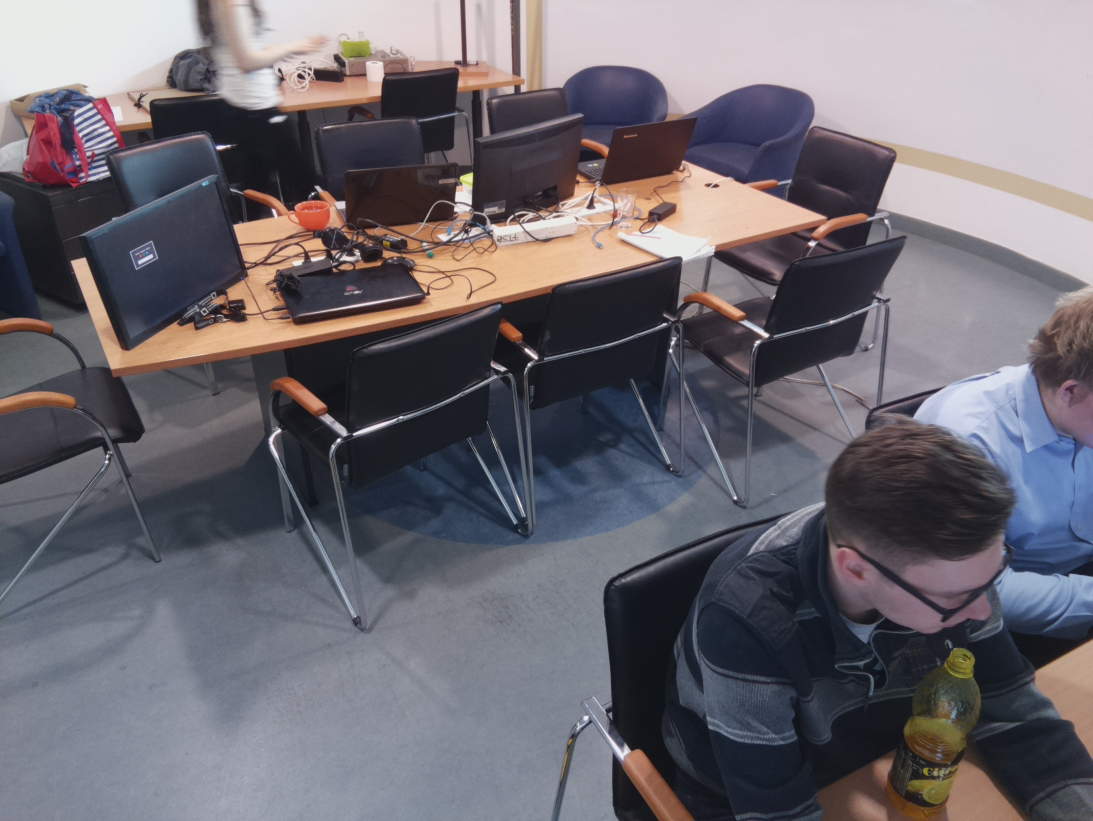
//> input picture Source/occupancy-cv/cv-motion/test/foo2.jpg, 1093 x 821 px
$ ./main   (built with g++ and OpenCV 4)
//> lines starting //> are read from the running program, lines starting //| are printed output that depends on the picture; after the words box and inside, x2 and y2 are one past the last pixel; in counts of white or black regions, pixels touching at a corner belong together
#include <iostream>
#include <vector>
#include <random>

#include <opencv2/opencv.hpp>
#include <opencv2/bgsegm.hpp>

int main() {
    std::random_device r;
    std::default_random_engine e1(r());
    std::uniform_int_distribution<int> ud(0, 255);

    // ---------------------------------------------------

    std::vector<cv::CascadeClassifier> detectors;

    // [4 lines of commented-out code are left out]
    detectors.emplace_back(cv::CascadeClassifier("cascade/haarcascade_frontalface_alt.xml"));
    detectors.emplace_back(cv::CascadeClassifier("cascade/haarcascade_frontalface_alt2.xml"));
    detectors.emplace_back(cv::CascadeClassifier("cascade/haarcascade_frontalface_alt_tree.xml"));
    detectors.emplace_back(cv::CascadeClassifier("cascade/haarcascade_frontalface_default.xml"));
    //detectors.emplace_back(cv::CascadeClassifier("cascade/haarcascade_fullbody.xml"));
    //detectors.emplace_back(cv::CascadeClassifier("cascade/haarcascade_lefteye_2splits.xml"));
    //detectors.emplace_back(cv::CascadeClassifier("cascade/haarcascade_lowerbody.xml"));
    detectors.emplace_back(cv::CascadeClassifier("cascade/haarcascade_profileface.xml"));
    //detectors.emplace_back(cv::CascadeClassifier("cascade/haarcascade_righteye_2splits.xml"));
    //detectors.emplace_back(cv::CascadeClassifier("cascade/haarcascade_smile.xml"));
    detectors.emplace_back(cv::CascadeClassifier("cascade/haarcascade_upperbody.xml"));
    detectors.emplace_back(cv::CascadeClassifier("cascade/lbpcascade_profileface.xml"));

    // [7 lines of commented-out code are left out]

    cv::Mat frame = cv::imread("test/foo2.jpg");
//> frame is the input picture: 821 rows x 1093 cols, CV_8UC3; mean B, G, R 112.3, 105, 109.1
    //cv::resize(frame, frame, cv::Size(), 0.5, 0.5);

    //while(vid.read(frame)) {
        cv::Mat gray;
        cv::cvtColor(frame, gray, cv::COLOR_BGR2GRAY);
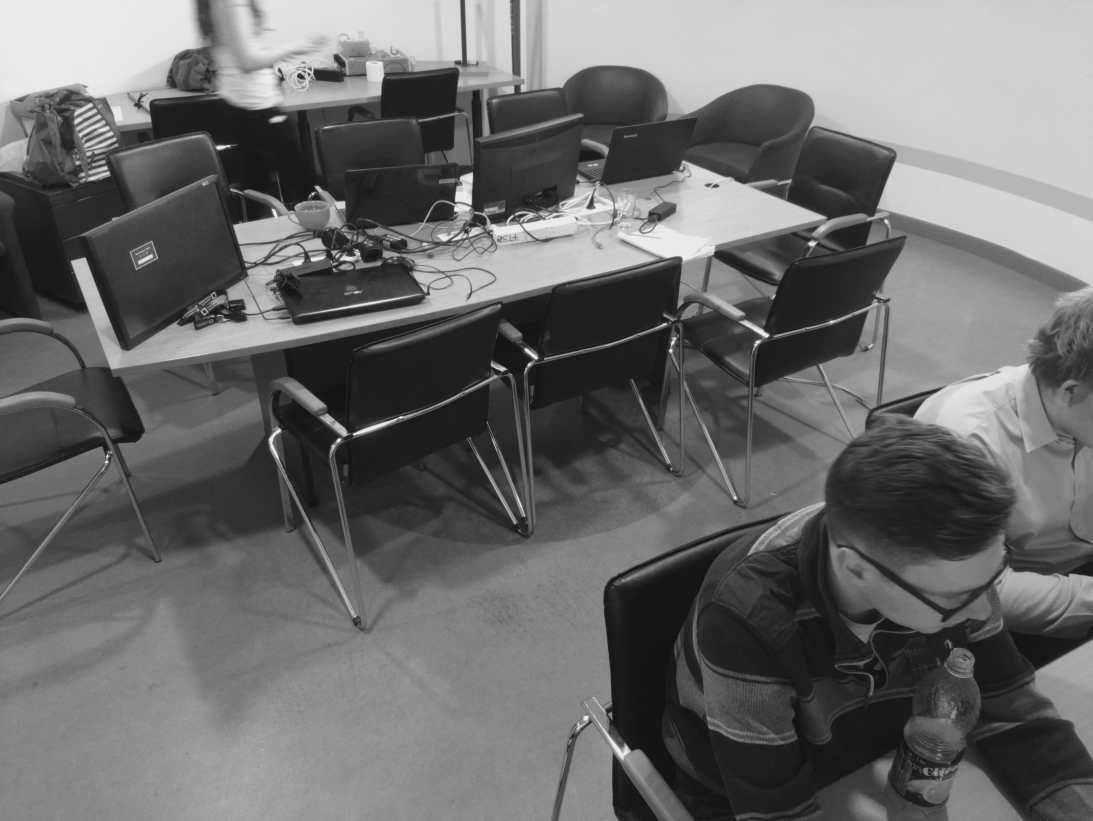
//> gray: 821 rows x 1093 cols, CV_8UC1; min 17, max 235, mean 107.1
        cv::equalizeHist(gray, gray);
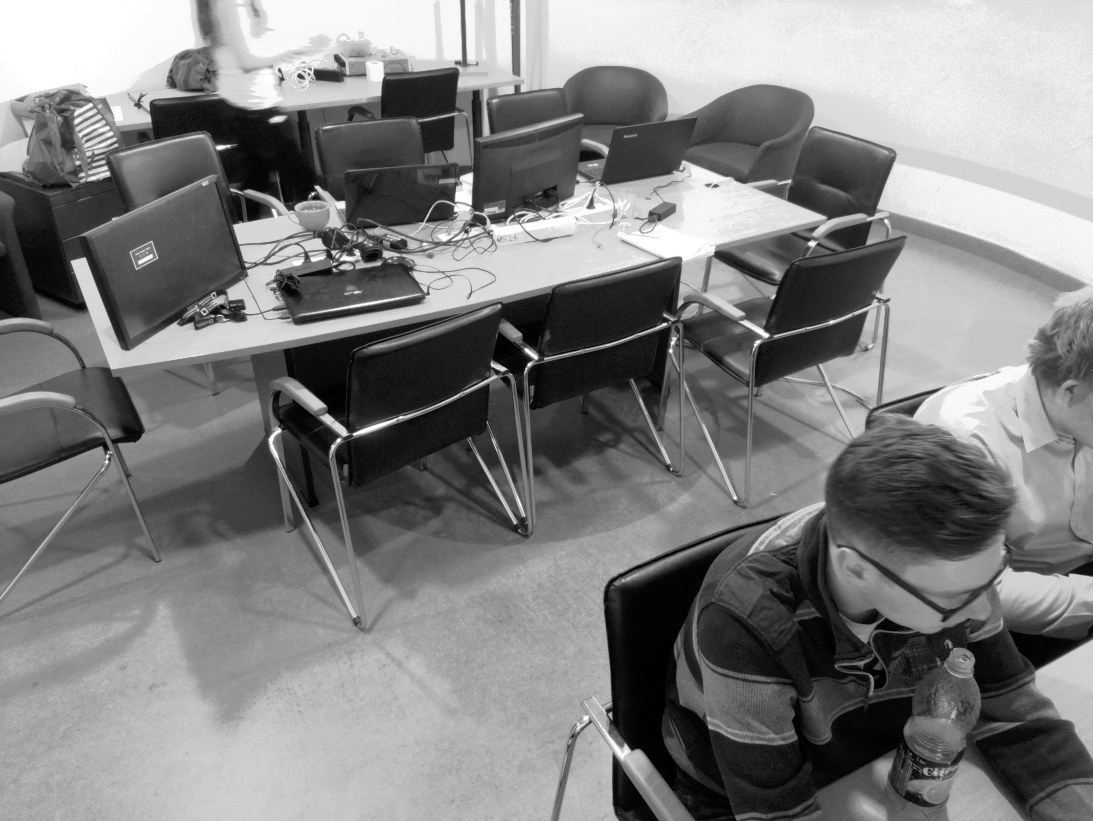
//> gray: 821 rows x 1093 cols, CV_8UC1; min 0, max 255, mean 128.4

        //cv::imshow("test", gray);
        //cv::waitKey(0);

        for(auto& detector : detectors) {
            std::vector<cv::Rect> objects;
            detector.detectMultiScale(gray, objects, 1.1, 1);

            cv::Scalar color(ud(r), ud(r), ud(r));
            for (auto& rect : objects) {
                cv::rectangle(frame, rect, color);
            }
        }
//> this loop made 7 passes
//> objects on pass 1: 1 Rect (x, y, width, height): [948, 648, 26, 26]
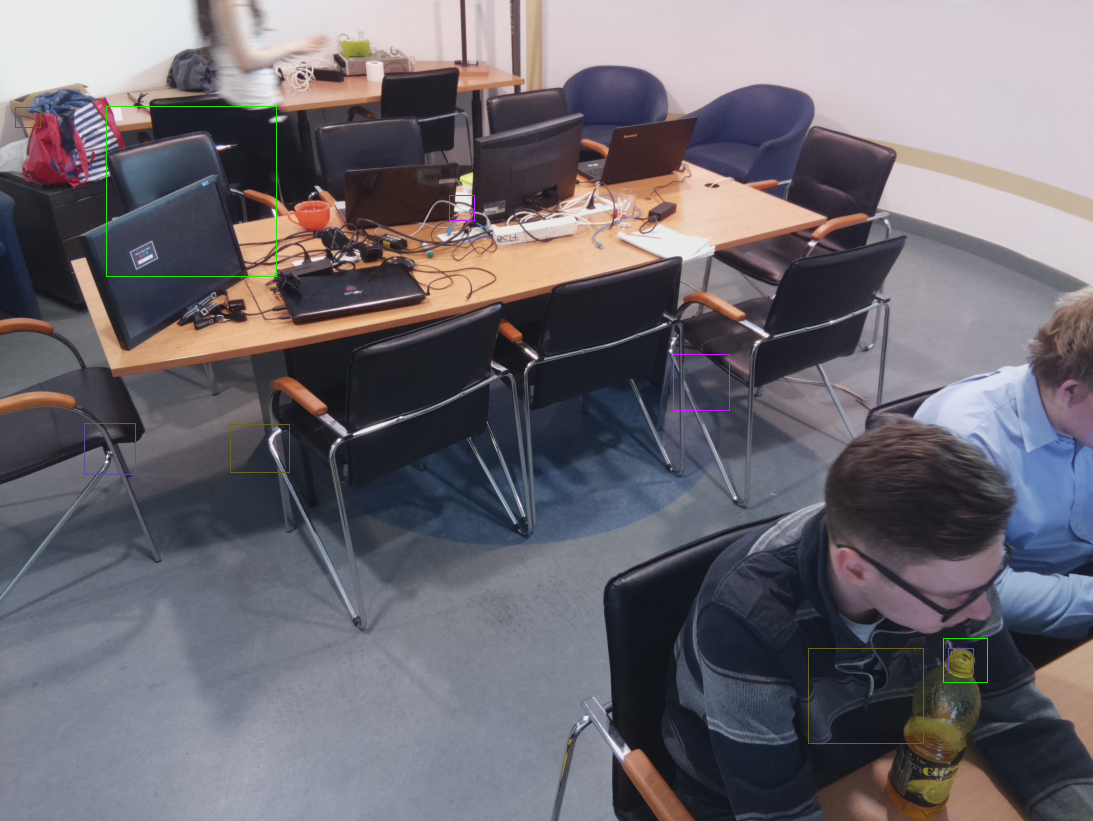
//> frame: 821 rows x 1093 cols, CV_8UC3; 0.25% of pixels changed, all inside (x1, y1, x2, y2) = (15, 106, 988, 744)

        cv::imshow("test", frame);
        cv::waitKey(0);
    //}
}

// [34 lines of commented-out code are left out]
